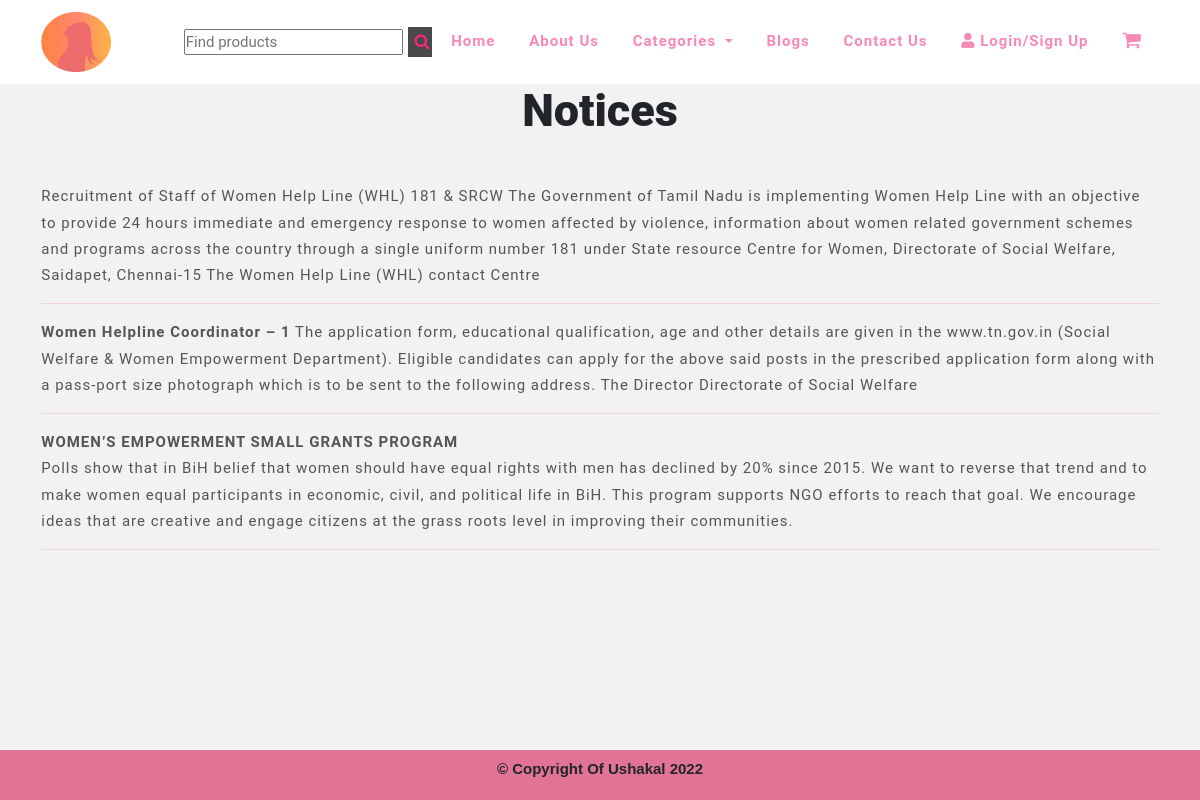
/public/notices.php, run on the app's committed database.
### tables this page shows
CREATE TABLE `notice` (
  `id` bigint(20) NOT NULL,
  `notices` varchar(2043) NOT NULL
);

### classes/dbh.class.php (called while the page is built)
<?php
class Dbh {
    private $host = "localhost";
    private $user = "root";
    private $pwd = "";
    private $dbName = "project";
    public function connect () {
        $dsn = 'mysql:host=' . $this->host . ';dbname=' . $this->dbName;
        try{
        $pdo = new PDO($dsn, $this->user, $this->pwd);
        $pdo->setAttribute(PDO::ATTR_DEFAULT_FETCH_MODE, PDO::FETCH_ASSOC);
        $pdo->setAttribute(PDO::ATTR_ERRMODE, PDO::ERRMODE_EXCEPTION);
        return $pdo;
        }catch (PDOException $e){
            echo 'Connection failed: ' . $e->getMessage();
        }
    }
}

### classes/notice.class.php (called while the page is built, shortened)
<?php
require_once "../classes/dbh.class.php";
class Notice extends Dbh {
    public function getAll(){
        $sql = "SELECT * FROM notice";
        $stmt = $this->connect()->prepare($sql);
        $stmt->execute();
        while($result = $stmt->fetchAll()) {
            return $result;
        }
    }
}

### public/notices.php (the view)
<?php
require_once "layout/header.php";
$notice = new Notice;
$allnotice = $notice->getAll();
?>
<div class="container">
    <div class="text-center">
        <h1 class="text-dark">Notices</h1>
    </div>
    <div>
        <?php if(is_array($allnotice)){ ?>
            <?php foreach ($allnotice as $row) { ?>
                <div class="mb-2">
                    <p><?=$row['notices']?></p>
                </div>
                <hr>
                <?php } ?>
            <?php }else{
                echo "No notices yet";
            } ?>
    </div>
</div>
<?php require_once "layout/footer.php"; ?>

### public/layout/css/usakal.css (style rules this page uses)
*, *:after, *:before { -webkit-box-sizing: border-box; box-sizing: border-box; margin: 0; padding: 0; }
:root { --primary-color: #E17395; --secondry-color: #F789B5; --third-color: #f7931e; --white-color: #fff; --text-color: #555; --text-gray: #999; --black-color: #000; --primary-font: 'Roboto', sans-serif; --secondry-font: 'Quicksand', sans-serif; }
html { scroll-behavior: smooth; }
body { font-family: var(--primary-font); font-size: 100%; font-weight: 400; background-color: #f2f2f2; }
h1 { font-size: 3rem; font-weight: 900; margin-bottom: 3rem; color: var(--white-color); }
p { font-size: 1rem; color: var(--text-color); font-weight: 400; line-height: 1.75rem; letter-spacing: 1px; }

### public/layout/css/ui.css (style rules this page uses)
html { font-size: 15px; }

### data on the page
notice: notices "Recruitment of Staff of Women Help Line (WHL) 181 & SRCW The Government of Tamil Nadu is implementing Women Help Line with an objective to provide 24 hours immediate and emergency response to women affected by violence, information about women related government schemes and programs across the country through a single uniform number 181 under State resource Centre for Women, Directorate of Social Welfare, Saidapet, Chennai-15 The Women Help Line (WHL) contact Centre"
notice: notices "Women Helpline Coordinator – 1 The application form, educational qualification, age and other details are given in the www.tn.gov.in (Social Welfare & Women Empowerment Department). Eligible candidates can apply for the above said posts in the prescribed application form along with a pass-port size photograph which is to be sent to the following address. The Director Directorate of Social Welfare"
notice: notices "WOMEN’S EMPOWERMENT SMALL GRANTS PROGRAM Polls show that in BiH belief that women should have equal rights with men has declined by 20% since 2015. We want to reverse that trend and to make women equal participants in economic, civil, and political life in BiH. This program supports NGO efforts to reach that goal. We encourage ideas that are creative and engage citizens at the grass roots level in improving their communities."
